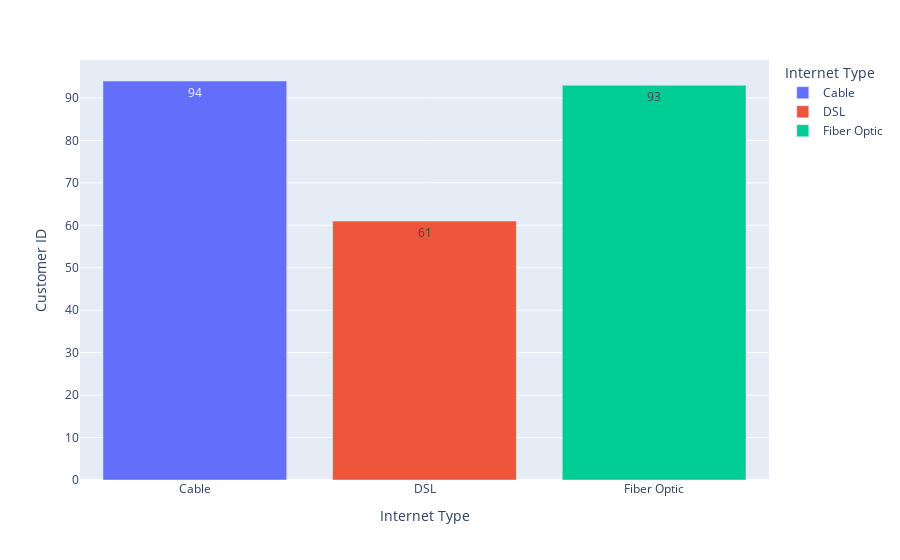

Here is the notebook cell this chart was saved with:
### Markdown cell above
## Observation

not having multiple lines, online security has a correlation with churn value

### Code cell
fig = px.bar(df.groupby('Internet Type')['Customer ID'].count().reset_index(),
             x='Internet Type',
             y='Customer ID', 
             color = 'Internet Type',
             text = 'Customer ID')
fig.show()

### Figure 1 — Plotly figure (JSON) as saved in the notebook; plotly's stock layout.template omitted (floating-point values rounded to 4 significant figures)
{"data": [{"alignmentgroup": "True", "hovertemplate": "Internet Type=%{x}<br>Customer ID=%{text}<extra></extra>", "legendgroup": "Cable", "marker": {"color": "#636efa", "pattern": {"shape": ""}}, "name": "Cable", "offsetgroup": "Cable", "orientation": "v", "showlegend": true, "text": [94], "textposition": "auto", "type": "bar", "x": ["Cable"], "xaxis": "x", "y": [94], "yaxis": "y"}, {"alignmentgroup": "True", "hovertemplate": "Internet Type=%{x}<br>Customer ID=%{text}<extra></extra>", "legendgroup": "DSL", "marker": {"color": "#EF553B", "pattern": {"shape": ""}}, "name": "DSL", "offsetgroup": "DSL", "orientation": "v", "showlegend": true, "text": [61], "textposition": "auto", "type": "bar", "x": ["DSL"], "xaxis": "x", "y": [61], "yaxis": "y"}, {"alignmentgroup": "True", "hovertemplate": "Internet Type=%{x}<br>Customer ID=%{text}<extra></extra>", "legendgroup": "Fiber Optic", "marker": {"color": "#00cc96", "pattern": {"shape": ""}}, "name": "Fiber Optic", "offsetgroup": "Fiber Optic", "orientation": "v", "showlegend": true, "text": [93], "textposition": "auto", "type": "bar", "x": ["Fiber Optic"], "xaxis": "x", "y": [93], "yaxis": "y"}], "layout": {"autosize": true, "barmode": "relative", "legend": {"title": {"text": "Internet Type"}, "tracegroupgap": 0}, "margin": {"t": 60}, "xaxis": {"anchor": "y", "autorange": true, "categoryarray": ["Cable", "DSL", "Fiber Optic"], "categoryorder": "array", "domain": [0, 1], "range": [-0.5, 2.5], "title": {"text": "Internet Type"}, "type": "category"}, "yaxis": {"anchor": "x", "autorange": true, "domain": [0, 1], "range": [0, 98.95], "title": {"text": "Customer ID"}, "type": "linear"}}}
